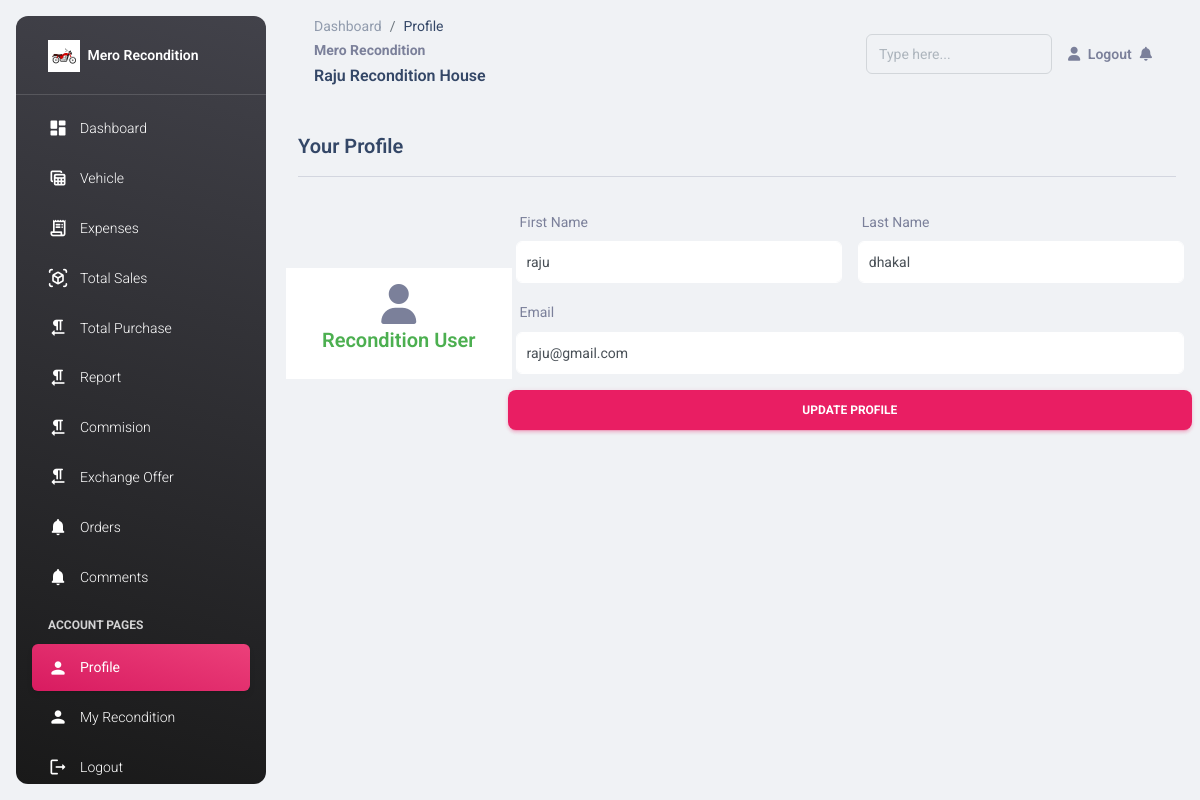
Page /recondition/profile (signed in) on the committed database.
### recon/models.py (models this page shows, shortened)
class CustomUser(AbstractUser):
    user_type_data = (("owner", "owner"), ("recondition", 'recondition'), ("customer", 'customer'))
    user_type = models.CharField(default = "owner", choices = user_type_data, max_length = 20)
    email = models.EmailField(unique = True)

class Recondition(models.Model):
    id = models.AutoField(primary_key = True)
    admin = models.OneToOneField(CustomUser, on_delete=models.CASCADE)
    number = models.BigIntegerField(blank= True, null = True)
    recondition_name = models.CharField(max_length=200)
    slug = models.SlugField(max_length=200, unique = True)
    Temporary_address = models.CharField(max_length = 300)
    District = models.CharField(max_length = 50, default = 'Kathmandu')
    profile_pic = models.ImageField(upload_to = "Recondition", blank = True)
    verified = models.BooleanField(default=False)
    created_at = models.DateTimeField(auto_now_add= True)
    expire_on = models.DateField(blank= True, null = True)
    long = models.CharField(max_length = 30, blank = True, null = True)
    lat = models.CharField(max_length = 30, blank = True, null = True)
    call = models.IntegerField()
    objects = models.Manager()

### recond/views.py (the view, shortened to what this page needs)
# urls.py: path('profile', views.Profile.as_view(), name = "profile"),
class Profile(TemplateView):
    template_name = "recondition/profile.html"

### templates/recondition/profile.html (shortened to what this page needs)
{% extends 'recondition/homepage.html' %}
{% block pages %}
    <ol class="breadcrumb bg-transparent mb-0 pb-0 pt-1 px-0 me-sm-6 me-5">
        <li class="breadcrumb-item text-sm"><a class="opacity-5 text-dark" href="{%url 'recond:homepage'%}">Dashboard</a></li>
        <li class="breadcrumb-item text-sm text-dark active" aria-current="page">Profile</li>
    </ol>
{% endblock pages %}
{% block content %}
    <div class="container-fluid py-4">
        <h5>Your Profile</h5>
        <hr>
        <div class="row">
            <div class="col-12 col-md-3 text-center p-3 my-auto" style="background-color: white;">
                <i class="fa fa-user" style="font-size:40px;"></i>
                {% if user.user_type == 'recondition' %}
                    <h5 class="text-success">Recondition User</h5>
                {% endif %}
            </div>
            <div class="col-12 col-md-9 p-2">
                <form action="" method="post"  enctype="multipart/form-data">
                    <div class="row">
                        <div class="col-6 col-md-6 p-2">
                           <label for="first_name">First Name</label>
                           <input class="form-control" type="text" name="first_name" value="{{user.first_name}}">
                        </div>
                        <div class="col-6 col-md-6 p-2">
                            <label for="last_name">Last Name</label>
                            <input class="form-control" type="text" name="last_name" value="{{user.last_name}}">
                        </div>
                        <div class="col-12 col-md-12 p-2">
                            <label for="email">Email</label>
                            <input class="form-control" type="email" name="email" value="{{user.email}}">
                         </div>
                         <button class="mt-2 btn btn-primary">
                            Update Profile
                         </button>
                    </div>
                </form>
            </div>
        </div>
    </div>
{% endblock content %}

### templates/dashbord/dashboard.html (shortened to what this page needs)
{% load static %}
<!DOCTYPE html>
<html lang="en">
  {% load pwa %}
<head>
  <link href="{%static 'assets/css/nucleo-icons.css' %} " rel="stylesheet" />
  <link href="{%static 'assets/css/nucleo-svg.css' %} " rel="stylesheet" />
  <link id="pagestyle" href="{%static 'assets/css/material-dashboard.css' %} " rel="stylesheet" />
</head>
<body class="g-sidenav-show  bg-gray-200">
  {% block aside %}
  {%endblock%}
  <main class="main-content position-relative max-height-vh-100 h-100 border-radius-lg ">
    <nav class="navbar navbar-main navbar-expand-lg px-0 mx-4 shadow-none border-radius-xl" id="navbarBlur" navbar-scroll="true">
      <div class="container-fluid py-1 px-3">
        <nav aria-label="breadcrumb">
          {% block pages %}{% endblock pages %}
          <small class="font-weight-bolder mb-0">Mero Recondition</small>
          {% if user.recondition.recondition_name %}
            <h6>{{user.recondition.recondition_name}}</h6>
          {% else %}
            <h6>{{user.username}} Dashboard</h6>
          {% endif %}
        </nav>
        <div class="collapse navbar-collapse mt-sm-0 mt-2 me-md-0 me-sm-4" id="navbar">
          <div class="ms-md-auto pe-md-3 d-flex align-items-center">
            <div class="input-group input-group-outline">
              <form action="" method="post">
                <input type="text" class="form-control" name ="name" placeholder="Type here...">
              </form>
            </div>
          </div>
          <ul class="navbar-nav  justify-content-end">
            <li class="nav-item d-flex align-items-center">
              <a href="{%url 'recon:logout'%}" class="nav-link text-body font-weight-bold px-0">
                <i class="fa fa-user me-sm-1"></i>
                  <span class="d-sm-inline d-none">Logout</span>
              </a>
            </li>
            <li class="nav-item dropdown ps-2 pe-2 d-flex align-items-center">
              <a href="javascript:;" class="nav-link text-body p-0" id="dropdownMenuButton" data-bs-toggle="dropdown" aria-expanded="false">
                <i class="fa fa-bell cursor-pointer" style="position: relative;"></i>
              </a>
            </li>
          </ul>
        </div>
      </div>
    </nav>
    {% block content %}
    {% endblock content %}
  </main>
</body>
</html>

### templates/dashbord/dashboard.html (style rules this page uses)
.form-control { border: 1px solid white; background-color: white; color: #495057; padding-left: 10px; }

### rows in the picture
CustomUser: recondition.recondition_name "Raju Recondition House", first_name "raju", last_name "dhakal", email "raju@gmail.com"
